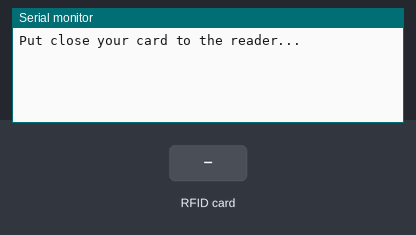
Recording of a program running on a simulated Arduino Uno, built with avr-gcc and run on an emulated ATmega328P. Shown: the last lines printed to the serial monitor. Inputs (shaded band) come from the test bench.

Above: at 1.2 s.
1.3 s: RFID card B0 AC 7E 7A held to the reader
At 2.5 s:
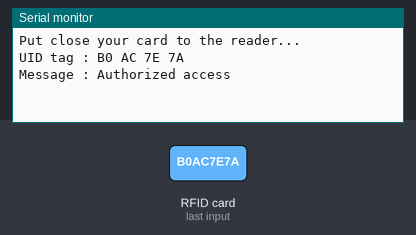
2.8 s: RFID card 5E 7A 19 C4 held to the reader
At 5.1 s:
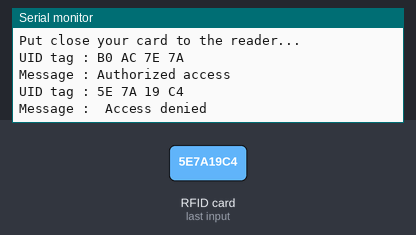

Measured:
- after the input at 1.3 s, the serial monitor: prints a new line at once (image 1)
- after the input at 2.8 s, the serial monitor: prints a new line after 1.5 s (image 2)

The program:

main.cpp
```cpp
#include <SPI.h>
#include <MFRC522.h>
#define SS_PIN 10
#define RST_PIN 9
MFRC522 mfrc522(SS_PIN, RST_PIN); // Create MFRC522 instance.
void setup()
{
  Serial.begin(9600); // Initiate a serial communication
  SPI.begin();        // Initiate SPI bus
  mfrc522.PCD_Init(); // Initiate MFRC522
  Serial.println("Put close your card to the reader...");
  Serial.println();
}
void loop()
{
  // Look for new cards
  if (!mfrc522.PICC_IsNewCardPresent())
  {
    return;
  }
  // Select one of the cards
  if (!mfrc522.PICC_ReadCardSerial())
  {
    return;
  }
  // Show UID on serial monitor
  Serial.print("UID tag :");
  String content = "";
  for (byte i = 0; i < mfrc522.uid.size; i++)
  {
    Serial.print(mfrc522.uid.uidByte[i] < 0x10 ? " 0" : " ");
    Serial.print(mfrc522.uid.uidByte[i], HEX);
    content.concat(String(mfrc522.uid.uidByte[i] < 0x10 ? " 0" : " "));
    content.concat(String(mfrc522.uid.uidByte[i], HEX));
  }
  Serial.println();
  Serial.print("Message : ");
  content.toUpperCase();
  if(content.substring(1) == "B0 AC 7E 7A") // change here the UID of the card/cards that you want to give access
  {
    Serial.println("Authorized access");
    Serial.println();
    delay(3000);
  }
  else
  {
    Serial.println(" Access denied");
    delay(3000);
  }
}
```
